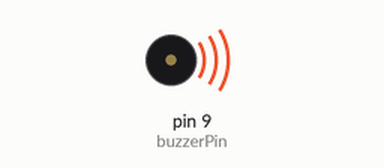
This sketch was run on a simulated Arduino Uno, built with avr-gcc and run on an emulated ATmega328P. Shown: buzzer (waves = sounding).

Above: at 0.2 s.
Timing chart, 0 to 3.0 s (numbered marks = the images above):
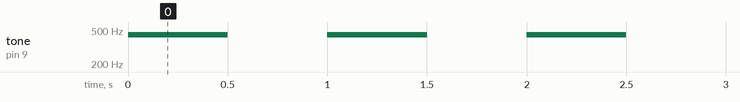

The sketch:

Buzzer_1.ino
```cpp
const int buzzerPin = 9;

void setup(){
  pinMode(buzzerPin, OUTPUT);
}

void loop(){
  tone(buzzerPin, 440, 500);
  delay(1000);

  tone(buzzerPin, 440);
  delay(500);
  noTone(buzzerPin);
  delay(500);
}
```

Measured:
- by itself, tone on pin 9 (buzzerPin): alternates 440 Hz for 0.50 s and silent for 0.50 s
